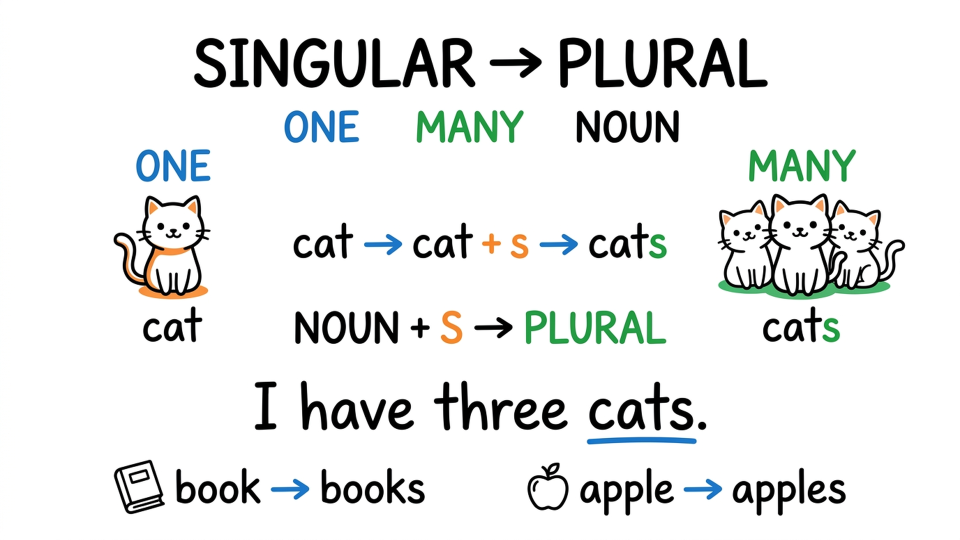
#> input picture assets/whiteboard/test_cases/case_05_grammar_nouns/grammar_nouns.png, 1920 x 1080 px (shown at 1/2 size)
$ python create_case_05_annotation.py
#> lines starting #> are read from the running program, lines starting #| are printed output that depends on the picture; after the words box and inside, x2 and y2 are one past the last pixel; in counts of white or black regions, pixels touching at a corner belong together
#!/usr/bin/env python3
"""
Tạo annotation.json chuẩn cho Test Case 5: SINGULAR -> PLURAL (English Grammar).
Bố cục 4 Zone rõ rệt:
Zone 1: Tiêu đề SINGULAR -> PLURAL & 3 từ khóa ONE, MANY, NOUN
Zone 2: So sánh trực quan (ONE cat vs MANY cats), quy trình chuyển đổi và quy tắc NOUN + S -> PLURAL
Zone 3: Câu ví dụ "I have three cats." với đúng 1 gạch chân xanh dưới từ "cats"
Zone 4: Ví dụ bổ sung (book -> books, apple -> apples)
"""
from pathlib import Path
import json
import cv2

CASE_DIR = Path(__file__).resolve().parent
IMG_PATH = CASE_DIR / "grammar_nouns.png"
ANN_PATH = CASE_DIR / "grammar_nouns.annotation.json"
REGIONS_PATH = CASE_DIR / "grammar_nouns-regions.png"

img = cv2.imread(str(IMG_PATH))
#> img is the input picture: shape (1080, 1920, 3); mean B, G, R 233.8, 234.6, 232.8
H, W = img.shape[:2]
#> H = 1080; W = 1920

# --- 1. TỌA ĐỘ CHÍNH XÁC TỪNG PHẦN TỬ (ZERO OVERLAP & ĐẦY ĐỦ CHI TIẾT) ---

# ZONE 1:
box_title = {"x": 375, "y": 65, "width": 1175, "height": 118}
box_kw_one = {"x": 558, "y": 210, "width": 172, "height": 82}
box_kw_many = {"x": 820, "y": 210, "width": 240, "height": 82}
box_kw_noun = {"x": 1140, "y": 210, "width": 230, "height": 82}

# ZONE 2 - LEFT (SINGULAR):
box_left_one = {"x": 260, "y": 290, "width": 175, "height": 78}      # y: 290..368
box_left_cat = {"x": 215, "y": 382, "width": 215, "height": 222}      # y: 382..604
box_left_cat_label = {"x": 250, "y": 610, "width": 175, "height": 75} # y: 610..685

# ZONE 2 - CENTER:
box_trans_eq = {"x": 575, "y": 430, "width": 770, "height": 82}
box_rule = {"x": 580, "y": 612, "width": 760, "height": 82}          # y: 612..694 (bao trọn vẹn toàn bộ chữ PLURAL)

# ZONE 2 - RIGHT (PLURAL):
box_right_many = {"x": 1485, "y": 290, "width": 240, "height": 78}    # y: 290..368
box_right_3cats = {"x": 1425, "y": 380, "width": 395, "height": 225}   # y: 380..605
box_right_cats_label = {"x": 1515, "y": 610, "width": 215, "height": 75} # y: 610..685

# ZONE 3:
box_sentence = {"x": 500, "y": 745, "width": 925, "height": 120}     # y: 745..865, x: 500..1425 (bao gồm cả dấu chấm '.')
box_underline = {"x": 1170, "y": 870, "width": 228, "height": 22}      # y: 870..892 (chỉ dưới 'cats')

# ZONE 4:
box_ex_book_icon = {"x": 220, "y": 915, "width": 118, "height": 120}   # x: 220..338
box_ex_book_text = {"x": 348, "y": 925, "width": 510, "height": 95}    # x: 348..858

box_ex_apple_icon = {"x": 1045, "y": 915, "width": 100, "height": 115} # x: 1045..1145
box_ex_apple_text = {"x": 1155, "y": 925, "width": 545, "height": 115} # x: 1155..1700

elements = [
    # Zone 1: Title & Keywords
    {
        "id": "el-01-title",
        "sequence": 1,
        "label": "Tiêu đề: SINGULAR -> PLURAL",
        "type": "text",
        "narrativeRole": "Giới thiệu chủ đề Danh từ Số ít & Số nhiều",
        "region": box_title,
        "reveal": {"direction": "left_to_right", "startMs": 400, "durationMs": 1400, "protectedRegions": []}
    },
    {
        "id": "el-02-kw-one",
        "sequence": 2,
        "label": "Từ khóa: ONE (Số ít)",
        "type": "text",
        "narrativeRole": "Khái niệm số ít - một đối tượng",
        "region": box_kw_one,
        "reveal": {"direction": "left_to_right", "startMs": 1900, "durationMs": 500, "protectedRegions": []}
    },
    {
        "id": "el-03-kw-many",
        "sequence": 3,
        "label": "Từ khóa: MANY (Số nhiều)",
        "type": "text",
        "narrativeRole": "Khái niệm số nhiều - nhiều đối tượng",
        "region": box_kw_many,
        "reveal": {"direction": "left_to_right", "startMs": 2500, "durationMs": 500, "protectedRegions": []}
    },
    {
        "id": "el-04-kw-noun",
        "sequence": 4,
        "label": "Từ khóa: NOUN (Danh từ)",
        "type": "text",
        "narrativeRole": "Đối tượng áp dụng quy tắc",
        "region": box_kw_noun,
        "reveal": {"direction": "left_to_right", "startMs": 3100, "durationMs": 500, "protectedRegions": []}
    },

    # Zone 2: Singular Side (Left)
    {
        "id": "el-05-left-one",
        "sequence": 5,
        "label": "Nhãn cột trái: ONE",
        "type": "text",
        "narrativeRole": "Chỉ định nhóm số ít",
        "region": box_left_one,
        "reveal": {"direction": "left_to_right", "startMs": 3750, "durationMs": 500, "protectedRegions": []}
    },
    {
        "id": "el-06-left-cat",
        "sequence": 6,
        "label": "Hình vẽ: 1 chú mèo hoạt hình",
        "type": "colored_image",
        "narrativeRole": "Minh họa 1 cá thể danh từ số ít",
        "region": box_left_cat,
        "reveal": {"direction": "radial_outward", "startMs": 4350, "durationMs": 1400, "protectedRegions": []}
    },
    {
        "id": "el-07-left-cat-label",
        "sequence": 7,
        "label": "Nhãn từ: cat",
        "type": "text",
        "narrativeRole": "Từ số ít ở dạng nguyên bản",
        "region": box_left_cat_label,
        "reveal": {"direction": "left_to_right", "startMs": 5850, "durationMs": 650, "protectedRegions": []}
    },

    # Zone 2: Transformation Flow (Center)
    {
        "id": "el-08-trans-eq",
        "sequence": 8,
        "label": "Quy trình chuyển đổi: cat -> cat + s -> cats",
        "type": "colored_image",
        "narrativeRole": "Mô phỏng thêm đuôi 's' vào danh từ",
        "region": box_trans_eq,
        "reveal": {"direction": "left_to_right", "startMs": 6650, "durationMs": 1800, "protectedRegions": []}
    },

    # Zone 2: Plural Side (Right)
    {
        "id": "el-09-right-many",
        "sequence": 9,
        "label": "Nhãn cột phải: MANY",
        "type": "text",
        "narrativeRole": "Chỉ định nhóm số nhiều",
        "region": box_right_many,
        "reveal": {"direction": "left_to_right", "startMs": 8600, "durationMs": 500, "protectedRegions": []}
    },
    {
        "id": "el-10-right-3cats",
        "sequence": 10,
        "label": "Hình vẽ: 3 chú mèo hoạt hình",
        "type": "colored_image",
        "narrativeRole": "Minh họa nhiều cá thể danh từ số nhiều",
        "region": box_right_3cats,
        "reveal": {"direction": "radial_outward", "startMs": 9200, "durationMs": 2000, "protectedRegions": []}
    },
    {
        "id": "el-11-right-cats-label",
        "sequence": 11,
        "label": "Nhãn từ: cats (chữ s xanh lá)",
        "type": "text",
        "narrativeRole": "Từ số nhiều hoàn chỉnh",
        "region": box_right_cats_label,
        "reveal": {"direction": "left_to_right", "startMs": 11300, "durationMs": 700, "protectedRegions": []}
    },

    # Zone 2: Grammar Rule (Center Bottom)
    {
        "id": "el-12-rule",
        "sequence": 12,
        "label": "Quy tắc ngữ pháp: NOUN + S -> PLURAL",
        "type": "colored_image",
        "narrativeRole": "Công thức đúc kết nguyên tắc chung",
        "region": box_rule,
        "reveal": {"direction": "left_to_right", "startMs": 12150, "durationMs": 1600, "protectedRegions": []}
    },

    # Zone 3: Example Sentence & Underline
    {
        "id": "el-13-sentence",
        "sequence": 13,
        "label": "Câu ví dụ: I have three cats.",
        "type": "text",
        "narrativeRole": "Ứng dụng trong câu giao tiếp thực tế",
        "region": box_sentence,
        "reveal": {"direction": "left_to_right", "startMs": 13950, "durationMs": 1800, "protectedRegions": []}
    },
    {
        "id": "el-14-underline",
        "sequence": 14,
        "label": "Gạch chân xanh duy nhất: dưới từ 'cats'",
        "type": "gesture",
        "narrativeRole": "Nhấn mạnh danh từ số nhiều trong câu",
        "region": box_underline,
        "reveal": {"direction": "left_to_right", "startMs": 15850, "durationMs": 650, "protectedRegions": []}
    },

    # Zone 4: Additional Examples
    {
        "id": "el-15-ex-book-icon",
        "sequence": 15,
        "label": "Biểu tượng: Cuốn sách",
        "type": "colored_image",
        "narrativeRole": "Ví dụ bổ sung 1: đồ vật",
        "region": box_ex_book_icon,
        "reveal": {"direction": "radial_outward", "startMs": 16650, "durationMs": 900, "protectedRegions": []}
    },
    {
        "id": "el-16-ex-book-text",
        "sequence": 16,
        "label": "Ví dụ: book -> books",
        "type": "colored_image",
        "narrativeRole": "Chuyển đổi số nhiều của book",
        "region": box_ex_book_text,
        "reveal": {"direction": "left_to_right", "startMs": 17650, "durationMs": 1200, "protectedRegions": []}
    },
    {
        "id": "el-17-ex-apple-icon",
        "sequence": 17,
        "label": "Biểu tượng: Quả táo",
        "type": "colored_image",
        "narrativeRole": "Ví dụ bổ sung 2: hoa quả",
        "region": box_ex_apple_icon,
        "reveal": {"direction": "radial_outward", "startMs": 19000, "durationMs": 900, "protectedRegions": []}
    },
    {
        "id": "el-18-ex-apple-text",
        "sequence": 18,
        "label": "Ví dụ: apple -> apples",
        "type": "colored_image",
        "narrativeRole": "Chuyển đổi số nhiều của apple",
        "region": box_ex_apple_text,
        "reveal": {"direction": "left_to_right", "startMs": 20000, "durationMs": 1300, "protectedRegions": []}
    }
]

annotation = {
    "version": "1.0",
    "canvas": {
        "width": 1920,
        "height": 1080
    },
    "sceneDurationMs": 22000,
    "storyBasis": "Ngữ pháp tiếng Anh: Quy tắc chuyển đổi Danh từ số ít sang số nhiều (Singular -> Plural)",
    "elements": elements
}

with open(ANN_PATH, "w", encoding="utf-8") as f:
    json.dump(annotation, f, ensure_ascii=False, indent=2)

print(f"✓ Đã tạo annotation JSON: {ANN_PATH}")

# Vẽ Regions map
vis = img.copy()
colors = [
    (230, 40, 40),    # Blue (BGR: Red channel)
    (40, 180, 40),    # Green
    (40, 80, 240),    # Orange
    (180, 40, 180),   # Purple
    (40, 200, 220),   # Yellow
    (200, 120, 40),   # Cyan
    (120, 40, 220),   # Magenta
]

for i, el in enumerate(elements):
    r = el["region"]
    c = colors[i % len(colors)]
    x, y, w, h = r["x"], r["y"], r["width"], r["height"]
    cv2.rectangle(vis, (x, y), (x + w, y + h), c, 2)
    label_txt = f"{el['sequence']}. {el['id']}"
    cv2.putText(vis, label_txt, (x + 4, max(y - 6, 20)), cv2.FONT_HERSHEY_SIMPLEX, 0.40, c, 1, cv2.LINE_AA)
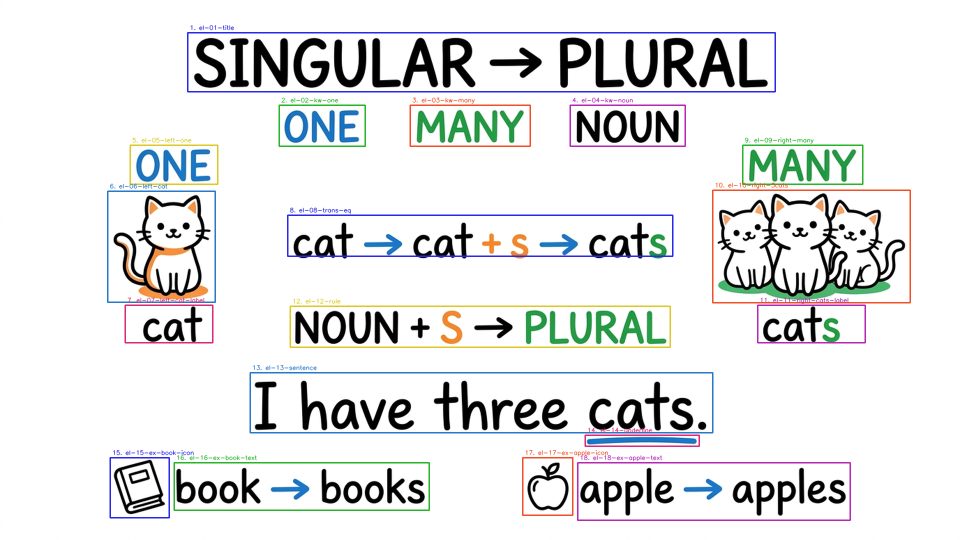
#> vis: shape (1080, 1920, 3) (shown at 1/2 size); 3.24% of pixels changed, all inside (x1, y1, x2, y2) = (214, 49, 1822, 1042)

cv2.imwrite(str(REGIONS_PATH), vis)
print(f"✓ Đã tạo ảnh phân vùng hoàn hảo: {REGIONS_PATH}")
